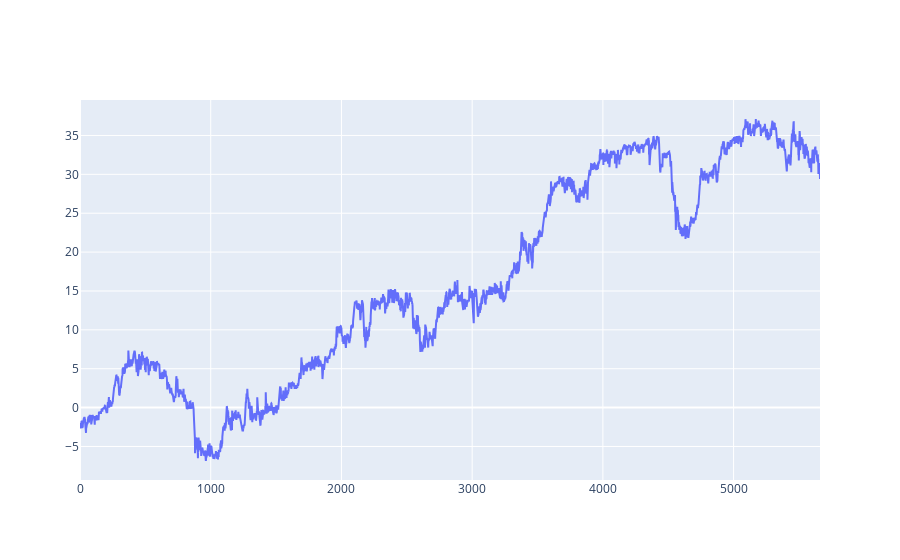

The code cell stored with this chart in its notebook:
### Code cell
import datetime
from utils import *
from plotly import graph_objects as go
from IPython.display import clear_output
from usdt_swap import *

pr = 0
max_rate = 0
stime = datetime.datetime.now()

plot_list = []

#TODO 从服务器获取当前持仓信息
contract = "TRX-USDT"
while True:
    result = get_current_swap_info(contract)
    if result is not None:
        break
print(result)
open_point=result.get('cost_open')
leverage = result.get('lever_rate')
direction = result.get('direction')
volume = result.get("volume")

init_win_rates = 20
force_close = -20
change_rate = 10
symbol = contract.replace("-","").lower()

while True:
    try:
        current_point = get_price(symbol, "1min", 1).iloc[-1]["close"]
    except Exception:
        print("!!!!!!")
        continue
    # 计算当前订单涨跌幅
    if direction in "buy":
        rates = (current_point - open_point) / open_point * 100 * leverage
    elif direction in "sell":
        rates = (open_point - current_point) / open_point * 100 * leverage
    else:
        raise Exception("wha???????")
    if pr != rates:
        clear_output(wait=True)
        if max_rate < rates:
            max_rate = rates
        duration = datetime.datetime.now()-stime
        print(f"It is {duration} later")
        print(f"current symbol price {current_point}")
        print("current rate = {:.4f}%".format(rates))
        print("================================")
        print("The max rate: {:.4f}%".format(max_rate))
        print(f"U {direction} {symbol} with {open_point}\nThe force close line: {force_close}\nThe win rates: {init_win_rates}")
        plot_list.append(rates)
    pr = rates
    if rates < force_close:
        if rates < 0:
            print("I quite QAQ")
            fast_close(contract, volume, reverse_direction(direction))
        else:
            print(f"I quite XD, with {rates}%")
            fast_close(contract, volume, reverse_direction(direction))
        break
    if rates > 2* init_win_rates:
        print(f"I quite XD, with {rates}%")
        # wallet = wallet * (100+rates)/100
    elif rates > init_win_rates*0.9:
        force_close = init_win_rates - change_rate
        init_win_rates += change_rate

# print(f"{wallet} usdt left")
        
fig = go.Figure(
    go.Scatter(y=plot_list)
)

fig.show()

### Figure 1 — Plotly figure (JSON) as saved in the notebook; plotly's stock layout.template omitted (floating-point values rounded to 4 significant figures; data arrays with more than 128 entries replaced by an {"elided": "..."} marker saying what was removed)
{"data": [{"type": "scatter", "y": {"elided": "5662 float values"}}], "layout": {}}
